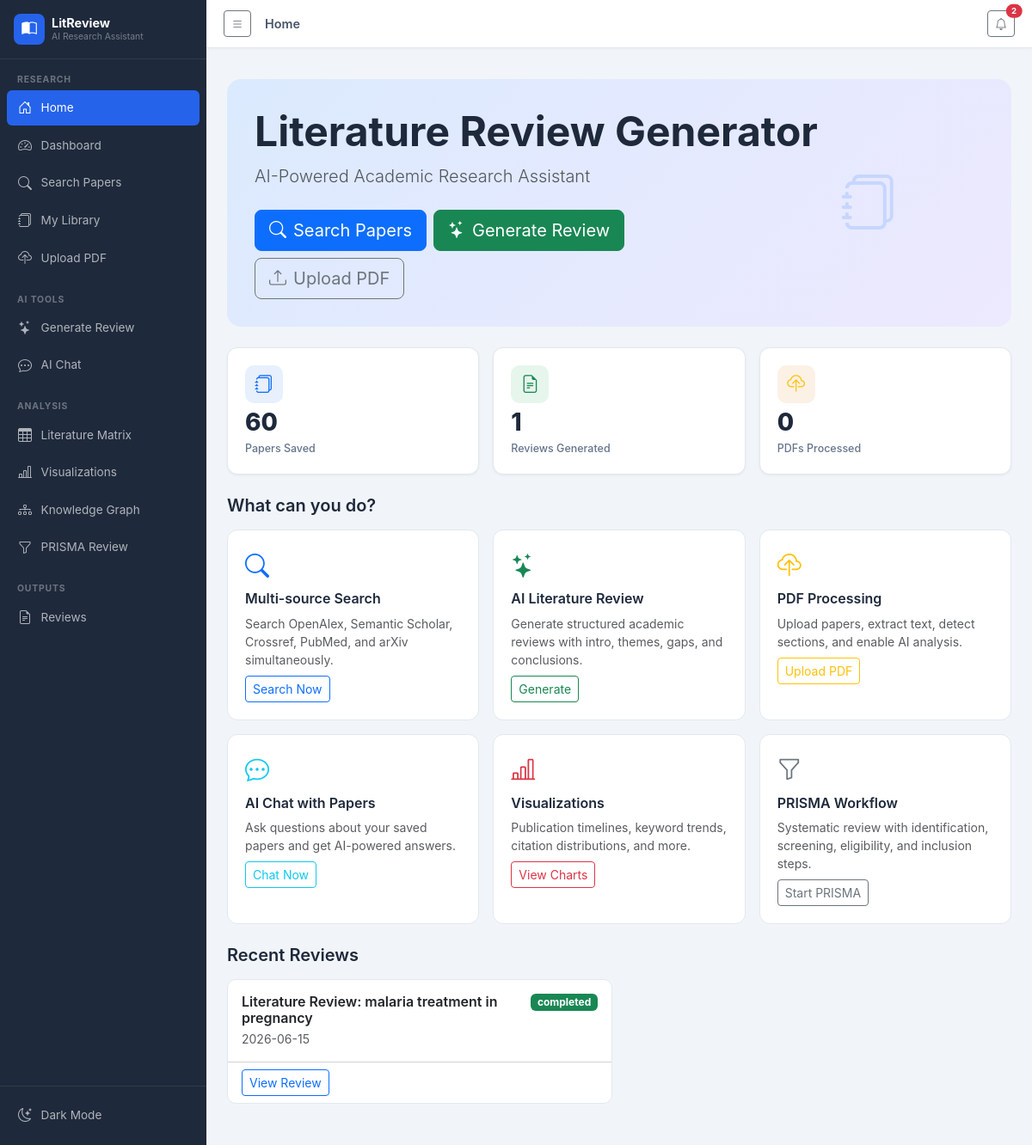
The page / on the database its author committed.
### tables this page shows
CREATE TABLE site_settings (
            id INTEGER PRIMARY KEY AUTOINCREMENT,
            key TEXT UNIQUE,
            value TEXT,
            updated_at TIMESTAMP DEFAULT CURRENT_TIMESTAMP
        );

CREATE TABLE literature_reviews (
            id INTEGER PRIMARY KEY AUTOINCREMENT,
            title TEXT NOT NULL,
            topic TEXT,
            introduction TEXT,
            thematic_analysis TEXT,
            research_gaps TEXT,
            future_directions TEXT,
            conclusion TEXT,
            paper_ids TEXT,
            status TEXT DEFAULT 'draft',
            word_count INTEGER DEFAULT 0,
            created_at TIMESTAMP DEFAULT CURRENT_TIMESTAMP,
            updated_at TIMESTAMP DEFAULT CURRENT_TIMESTAMP
        );

### blueprints/main.py (the view)
@main_bp.route('/')
def index():
    site = get_site_settings()
    db = get_db()
    stats = {
        'papers': db.execute('SELECT COUNT(*) as c FROM papers').fetchone()['c'],
        'reviews': db.execute('SELECT COUNT(*) as c FROM literature_reviews').fetchone()['c'],
        'uploads': db.execute('SELECT COUNT(*) as c FROM paper_files').fetchone()['c'],
    }
    recent_reviews = db.execute('SELECT * FROM literature_reviews ORDER BY created_at DESC LIMIT 5').fetchall()
    db.close()
    return render_template('index.html', site=site, stats=stats,
                           recent_reviews=recent_reviews, notifications=get_notifications())

### blueprints/main.py (called while the page is built)
def get_site_settings():
    db = get_db()
    rows = db.execute('SELECT key, value FROM site_settings').fetchall()
    db.close()
    return {r['key']: r['value'] for r in rows}

def get_notifications():
    db = get_db()
    rows = db.execute('SELECT * FROM notifications WHERE is_read=0 ORDER BY created_at DESC LIMIT 10').fetchall()
    db.close()
    return [dict(r) for r in rows]

### models/__init__.py (called while the page is built)
def get_db():
    conn = sqlite3.connect(Config.DATABASE_PATH)
    conn.row_factory = sqlite3.Row
    return conn

### templates/index.html (shortened to what this page needs)
{% extends "base.html" %}
{% block page_title %}Home{% endblock %}
{% block content %}
<div class="hero-section mb-4">
  <div class="row align-items-center">
    <div class="col-lg-8">
      <h1 class="display-5 fw-bold mb-2" style="white-space:nowrap;">{{ site.get('site_name','Literature Review Generator') }}</h1>
      <p class="lead text-muted mb-4">{{ site.get('site_tagline','Free AI-powered academic research assistant') }}</p>
      <div class="d-flex flex-wrap gap-2">
        <a href="/search" class="btn btn-primary btn-lg"><i class="bi bi-search me-2"></i>Search Papers</a>
        <a href="/ai/generate-review" class="btn btn-success btn-lg"><i class="bi bi-stars me-2"></i>Generate Review</a>
        <a href="/upload" class="btn btn-outline-secondary btn-lg"><i class="bi bi-upload me-2"></i>Upload PDF</a>
      </div>
    </div>
    <div class="col-lg-4 text-center d-none d-lg-block">
      <div class="hero-icon-grid">
        <i class="bi bi-journals text-primary" style="font-size:4rem;opacity:0.15;"></i>
      </div>
    </div>
  </div>
</div>
<div class="row g-3 mb-4">
  <div class="col-6 col-md-4">
    <div class="stat-card">
      <div class="stat-icon bg-primary-soft"><i class="bi bi-journals text-primary"></i></div>
      <div class="stat-value">{{ stats.papers }}</div>
      <div class="stat-label">Papers Saved</div>
    </div>
  </div>
  <div class="col-6 col-md-4">
    <div class="stat-card">
      <div class="stat-icon bg-success-soft"><i class="bi bi-file-earmark-text text-success"></i></div>
      <div class="stat-value">{{ stats.reviews }}</div>
      <div class="stat-label">Reviews Generated</div>
    </div>
  </div>
  <div class="col-6 col-md-4">
    <div class="stat-card">
      <div class="stat-icon bg-warning-soft"><i class="bi bi-cloud-upload text-warning"></i></div>
      <div class="stat-value">{{ stats.uploads }}</div>
      <div class="stat-label">PDFs Processed</div>
    </div>
  </div>
</div>
<h5 class="fw-semibold mb-3">What can you do?</h5>
<div class="row g-3 mb-4">
  <div class="col-md-6 col-xl-4">
    <div class="feature-card">
      <div class="feature-icon"><i class="bi bi-search text-primary"></i></div>
      <h6 class="fw-semibold">Multi-source Search</h6>
      <p class="text-muted small mb-2">Search OpenAlex, Semantic Scholar, Crossref, PubMed, and arXiv simultaneously.</p>
      <a href="/search" class="btn btn-sm btn-outline-primary">Search Now</a>
    </div>
  </div>
  <div class="col-md-6 col-xl-4">
    <div class="feature-card">
      <div class="feature-icon"><i class="bi bi-stars text-success"></i></div>
      <h6 class="fw-semibold">AI Literature Review</h6>
      <p class="text-muted small mb-2">Generate structured academic reviews with intro, themes, gaps, and conclusions.</p>
      <a href="/ai/generate-review" class="btn btn-sm btn-outline-success">Generate</a>
    </div>
  </div>
  <div class="col-md-6 col-xl-4">
    <div class="feature-card">
      <div class="feature-icon"><i class="bi bi-cloud-upload text-warning"></i></div>
      <h6 class="fw-semibold">PDF Processing</h6>
      <p class="text-muted small mb-2">Upload papers, extract text, detect sections, and enable AI analysis.</p>
      <a href="/upload" class="btn btn-sm btn-outline-warning">Upload PDF</a>
    </div>
  </div>
  <div class="col-md-6 col-xl-4">
    <div class="feature-card">
      <div class="feature-icon"><i class="bi bi-chat-dots text-info"></i></div>
      <h6 class="fw-semibold">AI Chat with Papers</h6>
      <p class="text-muted small mb-2">Ask questions about your saved papers and get AI-powered answers.</p>
      <a href="/ai/chat" class="btn btn-sm btn-outline-info">Chat Now</a>
    </div>
  </div>
  <div class="col-md-6 col-xl-4">
    <div class="feature-card">
      <div class="feature-icon"><i class="bi bi-bar-chart-line text-danger"></i></div>
      <h6 class="fw-semibold">Visualizations</h6>
      <p class="text-muted small mb-2">Publication timelines, keyword trends, citation distributions, and more.</p>
      <a href="/visualizations" class="btn btn-sm btn-outline-danger">View Charts</a>
    </div>
  </div>
  <div class="col-md-6 col-xl-4">
    <div class="feature-card">
      <div class="feature-icon"><i class="bi bi-funnel text-secondary"></i></div>
      <h6 class="fw-semibold">PRISMA Workflow</h6>
      <p class="text-muted small mb-2">Systematic review with identification, screening, eligibility, and inclusion steps.</p>
      <a href="/prisma" class="btn btn-sm btn-outline-secondary">Start PRISMA</a>
    </div>
  </div>
</div>
{% if recent_reviews %}
<h5 class="fw-semibold mb-3">Recent Reviews</h5>
<div class="row g-3">
  {% for review in recent_reviews %}
  <div class="col-md-6">
    <div class="card card-hover">
      <div class="card-body">
        <div class="d-flex justify-content-between align-items-start">
          <div>
            <h6 class="fw-semibold mb-1">{{ review.title }}</h6>
            <p class="text-muted small mb-0">{{ review.created_at[:10] }}</p>
          </div>
          <span class="badge bg-{{ 'success' if review.status == 'completed' else 'secondary' }}">{{ review.status }}</span>
        </div>
      </div>
      <div class="card-footer bg-transparent">
        <a href="/reviews/{{ review.id }}" class="btn btn-sm btn-outline-primary">View Review</a>
      </div>
    </div>
  </div>
  {% endfor %}
</div>
{% endif %}
{% endblock %}

### static/css/style.css (style rules this page uses)
:root { --primary: #2563eb; --primary-soft: rgba(37, 99, 235, 0.1); --success-soft: rgba(22, 163, 74, 0.1); --warning-soft: rgba(217, 119, 6, 0.1); --info-soft: rgba(8, 145, 178, 0.1); --sidebar-w: 240px; --sidebar-bg: #1e293b; --top-nav-h: 56px; }
body { font-family: 'Inter', -apple-system, BlinkMacSystemFont, 'Segoe UI', sans-serif; background: #f1f5f9; color: #1e293b; overflow-x: hidden; }
.stat-card { background: white; border-radius: 12px; padding: 1.25rem; display: flex; flex-direction: column; align-items: flex-start; gap: 0.5rem; box-shadow: 0 1px 3px rgba(0,0,0,0.06); border: 1px solid #e2e8f0; }
.stat-icon { width: 44px; height: 44px; border-radius: 10px; display: flex; align-items: center; justify-content: center; font-size: 1.3rem; }
.stat-value { font-size: 1.75rem; font-weight: 800; line-height: 1; color: #1e293b; }
.stat-label { font-size: 0.78rem; color: #64748b; font-weight: 500; }
.feature-card { background: white; border-radius: 12px; padding: 1.25rem; border: 1px solid #e2e8f0; height: 100%; transition: box-shadow 0.2s, transform 0.15s; }
.feature-icon { font-size: 1.75rem; margin-bottom: 0.5rem; }
.card { border: 1px solid #e2e8f0; border-radius: 10px; }
.card-hover { transition: box-shadow 0.15s, transform 0.15s; cursor: pointer; }
.hero-section { background: linear-gradient(135deg, #dbeafe 0%, #ede9fe 100%); border-radius: 16px; padding: 2rem; margin-bottom: 0; }
.bg-primary-soft { background: var(--primary-soft) !important; }
.bg-success-soft { background: var(--success-soft) !important; }
.bg-warning-soft { background: var(--warning-soft) !important; }

### rows shown on the page
site_settings: get "Literature Review Generator"
site_settings: get "AI-Powered Academic Research Assistant"
literature_reviews: title "Literature Review: malaria treatment in pregnancy", created_at "2026-06-15", status "completed"

### other values the page prints
{{ g_notif_count }} "2"
{{ stats.papers }} "60"
{{ stats.reviews }} "1"
{{ stats.uploads }} "0"
